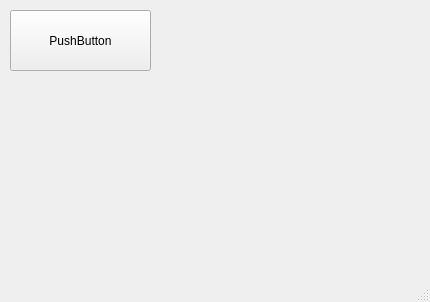
<?xml version="1.0" encoding="UTF-8"?>
<ui version="4.0">
 <class>MainWindow</class>
 <widget class="QMainWindow" name="MainWindow">
  <property name="geometry">
   <rect>
    <x>0</x>
    <y>0</y>
    <width>430</width>
    <height>302</height>
   </rect>
  </property>
  <property name="windowTitle">
   <string>MainWindow</string>
  </property>
  <widget class="QWidget" name="centralwidget">
   <widget class="QPushButton" name="pushButton">
    <property name="geometry">
     <rect>
      <x>10</x>
      <y>10</y>
      <width>141</width>
      <height>61</height>
     </rect>
    </property>
    <property name="text">
     <string>PushButton</string>
    </property>
   </widget>
  </widget>
  <widget class="QMenuBar" name="menubar">
   <property name="geometry">
    <rect>
     <x>0</x>
     <y>0</y>
     <width>430</width>
     <height>21</height>
    </rect>
   </property>
  </widget>
  <widget class="QStatusBar" name="statusbar"/>
 </widget>
 <resources/>
 <connections/>
</ui>
